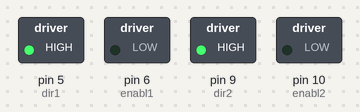
Recording of a sketch running on a simulated Arduino Uno, built with avr-gcc and run on an emulated ATmega328P. Parts: switched loads named in the sketch (green lamp = pin HIGH). Pins used as bus, display or sensor lines are not drawn.

Above: at 1.5 s.
At 5.5 s:
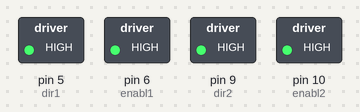
At 9.5 s:
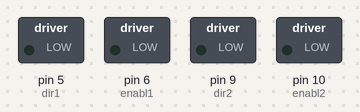
At 13.6 s:
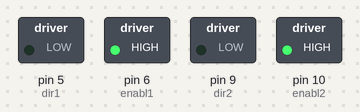
Timing chart, 0 to 21.0 s (numbered marks = the images above):
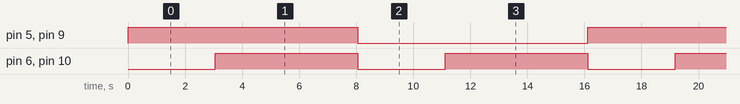

The sketch:

SchrittmotorsteuerungohneDELAY.ino
```cpp
/*
  Einstellungen am TB6600 für 6400 Schritte pro Umdrehung
  und für den Nema 17 Motor mit 1,0 bis 1,2 Amp.
  Dippschalter 6   5   4   3   2   1
  Stellungen   0n  off on  off off off
  und für den Nema 17 Motor mit 1,5 bis 1,7 Amp.
  Dippschalter 6   5   4   3   2   1
  Stellungen   off on  on  off off off
*/


//------Steuerung für den ersten Schrittmotor------------------
word x1 = 0;
word schritte1 = 19200;
byte richtung1 = HIGH;
byte schrittposition1 = 1;
// Der Microwert für pwzeit & whzeit nicht unter 200 !
unsigned long pwablauf1 = 0;// Pulswechselablaufzeit1
unsigned long whablauf1 = 0;// Wiederhohlablaufzeit1
unsigned long rampenstart1 = 500;// Microsekundenx2 pro Impuls bei Anfahrt
unsigned long rampenende1 = 50;//   Microsekundenx2 pro Impuls bei Voller Fahrt
unsigned long stopbeginn1 = -5000;
unsigned long stopzeit1 = 5000;// Pausezeit von Stopp bis Anfahrt
word rampenrichtung1 = 1;
unsigned long mini1 = rampenstart1;
unsigned long maxi1 = rampenende1;
byte enabl1 = 6;
byte dir1 = 5;
byte puls1 = 4;
//--------------------------------------------------------------
//------Steuerung für den zweiten Schrittmotor------------------
word x2 = 0;
word schritte2 = 19200;
byte richtung2 = HIGH;
byte schrittposition2 = 1;
// Der Microwert für pwzeit & whzeit nicht unter 200 !!
unsigned long pwablauf2 = 0;// Pulswechselablaufzeit2
unsigned long whablauf2 = 0;// Wiederhohlablaufzeit2
unsigned long rampenstart2 = 500;
unsigned long rampenende2 = 50;
unsigned long stopbeginn2 = -5000;
unsigned long stopzeit2 = 5000;
word rampenrichtung2 = 1;
unsigned long mini2 = rampenstart2;
unsigned long maxi2 = rampenende2;
byte enabl2 = 10;
byte dir2 = 9;
byte puls2 = 8;

void setup()
{

	Serial.begin(9600);
	//----------Steuerpins für den ersten Treiber aktivieren-------
	pinMode(enabl1, OUTPUT); // Enable1
	pinMode(dir1, OUTPUT); // Step1
	pinMode(puls1, OUTPUT); // Dir1
	digitalWrite(enabl1, HIGH); // Set Enable1 High
	//---------------------------------------------------------------
	//----------Steuerpins für den zweiten Treiber aktivieren--------
	pinMode(enabl2, OUTPUT); // Enable2
	pinMode(dir2, OUTPUT); // Step2
	pinMode(puls2, OUTPUT); // Dir2
	digitalWrite(enabl2, HIGH); // Set Enable2 High

}

void loop()
{
	//---------------------------------------------------------------------
	//----------Treiber 1 aktivieren---------------------------------------
	//---------------------------------------------------------------------
	if (millis() - stopbeginn1 >= stopzeit1) {
		digitalWrite(enabl1, LOW); // Treiber Motor1 ein
		digitalWrite(dir1, richtung1); // Set Dir
		if (x1 < schritte1)    // Ziel noch nicht erreicht?
		{
			//----------------------Motor 1----------------------------------------
			//---------------------Schritt 1---------------------------------------
			if ((schrittposition1 == 1) && (micros() - whablauf1 >= mini1)) {
				digitalWrite(puls1, HIGH); // Step auf high
				schrittposition1 = 2;  // Steuerung für Schritt 1 einstellen
				pwablauf1 = micros(); // Timer für Schritt 1 starten
			}
			//----------------------Motor 1----------------------------------------
			//---------------------Schritt 2---------------------------------------
			if ((schrittposition1 == 2) && (micros() - pwablauf1 >= mini1)) {
				digitalWrite(puls1, LOW); // Step auf low
				schrittposition1 = 1;  // Steuerung für Schritt 0 einstellen
				whablauf1 = micros(); // Timer für Schritt 0 starten
				x1++;
				//-----------------------------------------------------------------
				//-----------------Rampensteuerung Motor1--------------------------
				if (x1 <= rampenstart1) {
					rampenrichtung1 = HIGH;
				}
				else {
					rampenrichtung1 = LOW;
				}
				if (rampenrichtung1 == HIGH) {
					if (mini1 > maxi1) {
						mini1 = mini1 - 2; // Rampe für Motor 1 Gas geben
					}
				}
				if (rampenrichtung1 == LOW) {
					if (x1 + rampenstart1 > schritte1) {
						mini1 = mini1 + 2; // Rampe für Motor 1 bremsen
					}
				}
				//-----------------------------------------------------------------
			}
		}
		//-------------------------Motor 1-------------------------------------
		//----------------------Ziel erreicht ?--------------------------------
		if (x1 == schritte1) {
			x1 = 0;
			richtung1 = !richtung1; // Dir Richtung wechseln
			mini1 = rampenstart1; //Rampe für Motor 1 Neustart
			digitalWrite(enabl1, HIGH);//Motor1 aus
			stopbeginn1 = millis();
		}
	}
	//---------------------------------------------------------------------


	//---------------------------------------------------------------------
	//----------Treiber 2 aktivieren---------------------------------------
	//---------------------------------------------------------------------
	if (millis() - stopbeginn2 >= stopzeit2) {
		digitalWrite(enabl2, LOW); // Treiber Motor2 ein
		digitalWrite(dir2, richtung2); // Set Dir
		if (x2 < schritte2)    // Ziel noch nicht erreicht?
		{
			//----------------------Motor 2--------------------------------------
			//---------------------Schritt 1-------------------------------------
			if ((schrittposition2 == 1) && (micros() - whablauf2 >= mini2)) {
				digitalWrite(puls2, HIGH); // Step auf HIGH
				schrittposition2 = 2;  // Steuerung für Schritt 1 einstellen
				pwablauf2 = micros(); // Timer für Schritt 1 starten
			}
			//----------------------Motor 2--------------------------------------
			//---------------------Schritt 2-------------------------------------
			if ((schrittposition2 == 2) && (micros() - pwablauf2 >= mini2)) {
				digitalWrite(puls2, LOW); // Step auf low
				schrittposition2 = 1;  // Steuerung für Schritt 0 einstellen
				whablauf2 = micros(); // Timer für Schritt 0 starten
				x2++;
				//-----------------------------------------------------------------
				//-----------------Rampensteuerung Motor2--------------------------
				if (x2 <= rampenstart2) {
					rampenrichtung2 = HIGH;
				}
				else {
					rampenrichtung2 = LOW;
				}
				if (rampenrichtung2 == HIGH) {
					if (mini2 > maxi2) {
						mini2 = mini2 - 2; // Rampe für Motor 1 Gas geben
					}
				}
				if (rampenrichtung2 == LOW) {
					if (x2 + rampenstart2 > schritte2) {
						mini2 = mini2 + 2; // Rampe für Motor 1 bremsen
					}
				}
				//----------------------------------------------------------------
			}
		}
		//-------------------------Motor 2------------------------------------
		//----------------------Ziel erreicht ?-------------------------------
		if (x2 == schritte2) {
			x2 = 0;
			mini2 = rampenstart2; //Rampe für Motor 2 Neustart
			richtung2 = !richtung2; // Dir Richtung wechseln
			digitalWrite(enabl2, HIGH);//Motor2 aus
			stopbeginn2 = millis();
		}
	}


}
```

Measured:
- by itself, pin 5 (dir1), pin 9 (dir2): alternates HIGH for 8.1 s and LOW for 8.1 s
- by itself, pin 6 (enabl1), pin 10 (enabl2): alternates HIGH for 5.0 s and LOW for 3.1 s
- by itself, everything shown: repeats every 16.1 s, in 8 steps
